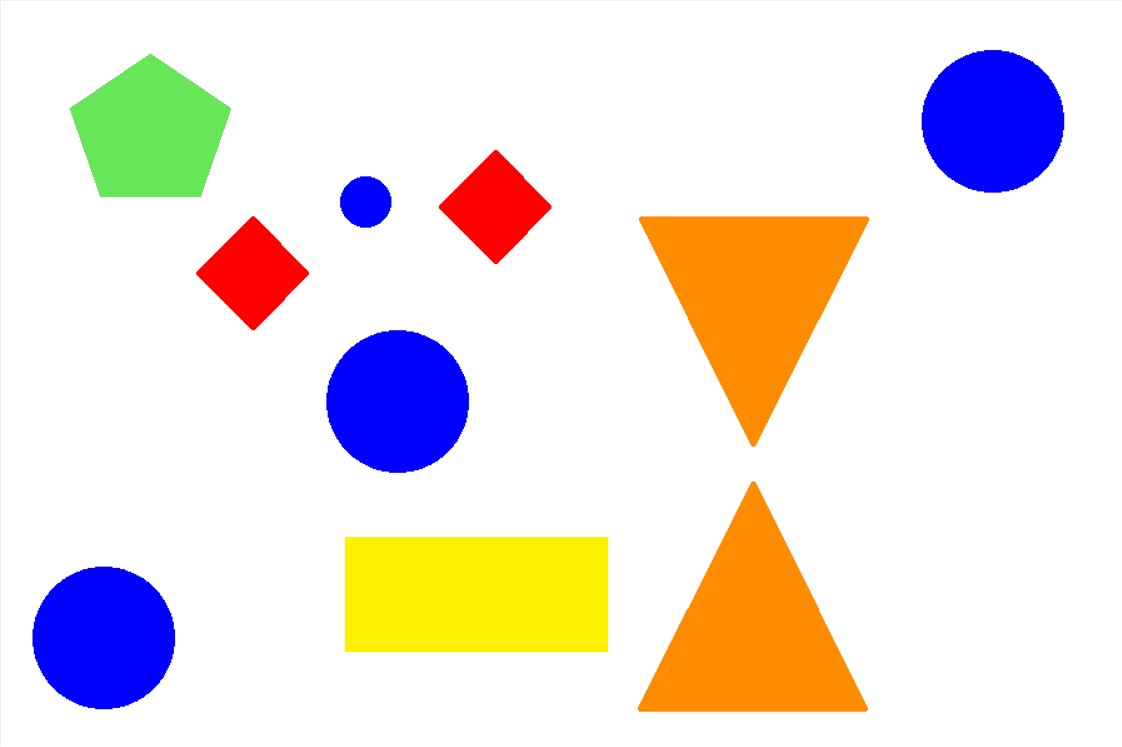
#> input picture ieee1.jpeg, 1122 x 747 px, found by its file name
$ python ColorAndShape.py
#> lines starting #> are read from the running program, lines starting #| are printed output that depends on the picture; after the words box and inside, x2 and y2 are one past the last pixel; in counts of white or black regions, pixels touching at a corner belong together
# -*- coding: utf-8 -*-
"""
Created on Tue Apr 12 19:26:31 2022

@author: Pranav
"""


import numpy as np
import cv2

a=[]
res=[] #stores final result


#Shape Detection

def AddToList(a,ele):
    a.append(ele)

def AppendLists(b,a):
    b.append(a)


global imageFrame


def ColorDetection(imageFrame):


    #imageFrame = cv2.imread("C:\\Users\\Pranav\\Desktop\\SkillDev\\IEEE CS\\Image Processing\\ieee1.jpeg")

    # Convert the imageFrame in
    # BGR(RGB color space) to
    # HSV(hue-saturation-value)
    # color space
    hsvFrame = cv2.cvtColor(imageFrame, cv2.COLOR_BGR2HSV)

    # Set range for red color and
    # define mask
    red_lower = np.array([136, 87, 111], np.uint8)
    red_upper = np.array([180, 255, 255], np.uint8)
    red_mask = cv2.inRange(hsvFrame, red_lower, red_upper)

    # Set range for green color and
    # define mask
    green_lower = np.array([36, 50, 70], np.uint8)
    green_upper = np.array([89, 255, 255], np.uint8)
    green_mask = cv2.inRange(hsvFrame, green_lower, green_upper)

    # Set range for blue color and
    # define mask
    blue_lower = np.array([94, 80, 2], np.uint8)
    blue_upper = np.array([120, 255, 255], np.uint8)
    blue_mask = cv2.inRange(hsvFrame, blue_lower, blue_upper)


    # Set range for orange color and
    # define mask
    orange_lower = np.array([18, 40, 90], np.uint8)
    orange_upper = np.array([24, 255, 255], np.uint8)
    orange_mask = cv2.inRange(hsvFrame, orange_lower, orange_upper)

    # Set range for yellow color and
    # define mask
    yellow_lower = np.array([25, 50, 70], np.uint8)
    yellow_upper = np.array([35, 255, 255], np.uint8)
    yellow_mask = cv2.inRange(hsvFrame, yellow_lower, yellow_upper)

    # Morphological Transform, Dilation
    # for each color and bitwise_and operator
    # between imageFrame and mask determines
    # to detect only that particular color
    kernal = np.ones((5, 5), "uint8")

    # For red color
    red_mask = cv2.dilate(red_mask, kernal)
    #res_red = cv2.bitwise_and(imageFrame, imageFrame,
   #                           mask = red_mask)

    # For green color
    green_mask = cv2.dilate(green_mask, kernal)
   # res_green = cv2.bitwise_and(imageFrame, imageFrame,
   #                             mask = green_mask)

    # For blue color
    blue_mask = cv2.dilate(blue_mask, kernal)
   # res_blue = cv2.bitwise_and(imageFrame, imageFrame,
       #                        mask = blue_mask)

    # For orange color
    orange_mask = cv2.dilate(orange_mask, kernal)
   # res_orange = cv2.bitwise_and(imageFrame, imageFrame,
                   #            mask = orange_mask)
    # For yellow color
    yellow_mask = cv2.dilate(yellow_mask, kernal)
   #res_yellow = cv2.bitwise_and(imageFrame, imageFrame,
                              # mask = yellow_mask)

    #############
    # Creating contour to track red color
    contours, hierarchy = cv2.findContours(red_mask,
                                           cv2.RETR_TREE,
                                           cv2.CHAIN_APPROX_SIMPLE)

    for pic, contour in enumerate(contours):
        area = cv2.contourArea(contour)
        if(area > 300):
            x, y, w, h = cv2.boundingRect(contour)


            cv2.putText(imageFrame, "Red Colour", (x, y),
                        cv2.FONT_HERSHEY_SIMPLEX, 1.0,
                        (0, 0, 255))

        color="Red"
        return color

    #############
    # Creating contour to track green color
    contours, hierarchy = cv2.findContours(green_mask,
                                           cv2.RETR_TREE,
                                           cv2.CHAIN_APPROX_SIMPLE)

    for pic, contour in enumerate(contours):
        area = cv2.contourArea(contour)
        if(area > 300):


            cv2.putText(imageFrame, "Green Colour", (x, y),
                        cv2.FONT_HERSHEY_SIMPLEX,
                        1.0, (0, 255, 0))

        color="Green"
        return color

     # Creating contour to track orange color
    contours, hierarchy = cv2.findContours(orange_mask,
                                           cv2.RETR_TREE,
                                           cv2.CHAIN_APPROX_SIMPLE)

    for pic, contour in enumerate(contours):
        area = cv2.contourArea(contour)
        if(area > 300):
            x, y, w, h = cv2.boundingRect(contour)


            cv2.putText(imageFrame, "Orange Colour", (x, y),
                        cv2.FONT_HERSHEY_SIMPLEX, 1.0,
                        (0, 0, 255))

        color="Orange"
        return color

    #############
    # Creating contour to track blue color
    contours, hierarchy = cv2.findContours(blue_mask,
                                           cv2.RETR_TREE,
                                           cv2.CHAIN_APPROX_SIMPLE)


    for pic, contour in enumerate(contours):
        area = cv2.contourArea(contour)
        if(area > 300):
            x, y, w, h = cv2.boundingRect(contour)

            cv2.putText(imageFrame, "Blue Colour", (x, y),
                        cv2.FONT_HERSHEY_SIMPLEX,
                        1.0, (255, 0, 0))


        color="Blue"
        return color

 # Creating contour to track yellow color
    contours, hierarchy = cv2.findContours(yellow_mask,
                                           cv2.RETR_TREE,
                                           cv2.CHAIN_APPROX_SIMPLE)

    for pic, contour in enumerate(contours):
        area = cv2.contourArea(contour)
        if(area > 300):
            x, y, w, h = cv2.boundingRect(contour)


            cv2.putText(imageFrame, "Yellow Colour", (x, y),
                        cv2.FONT_HERSHEY_SIMPLEX, 1.0,
                        (0, 0, 255))


        color="Yellow"
        return color

##############################################################################################


img = cv2.imread('C:\\Users\\Pranav\\Desktop\\SkillDev\\IEEE CS\\Image Processing\\ieee1.jpeg')
#> img is the input picture: shape (747, 1122, 3); mean B, G, R 221.6, 227.2, 236.6
imgGry = cv2.cvtColor(img, cv2.COLOR_BGR2GRAY)

ret, thrash = cv2.threshold(imgGry, 240 , 255, cv2.CHAIN_APPROX_NONE)
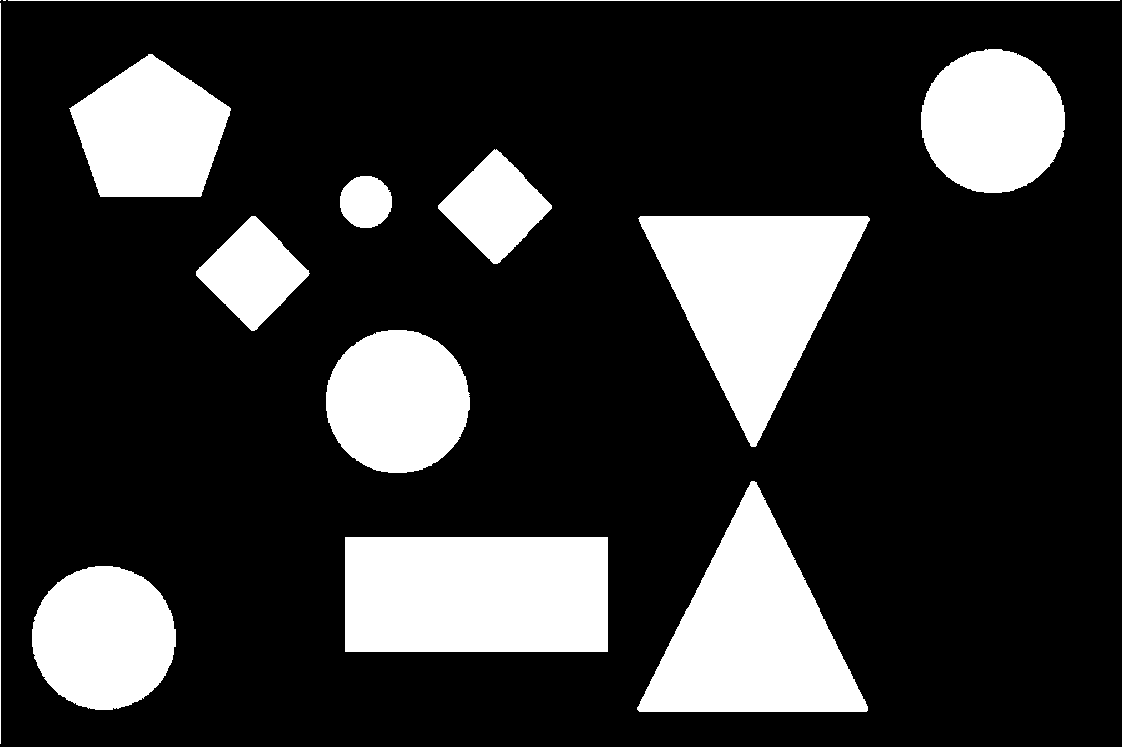
#> thrash: shape (747, 1122); 20.1% white; 14 white regions (2 under 20 px)
contours , hierarchy = cv2.findContours(thrash, cv2.RETR_TREE, cv2.CHAIN_APPROX_NONE)
#> contours = 14 contours, 4 with area under 20; largest, box (x1, y1, x2, y2) and area: (345, 537, 608, 652) 29868, (638, 216, 870, 447) 27368, (637, 481, 868, 712) 27326, (32, 566, 176, 710) 16024, (921, 49, 1065, 193) 16016


for contour in contours:


    # finding center point of shape
    M = cv2.moments(contour)
    if M['m00'] != 0.0:
    		x = int(M['m10']/M['m00'])
    		y = int(M['m01']/M['m00'])
    l1=list((x,y))
    AddToList(a, l1) #Should be done at the end


    approx = cv2.approxPolyDP(contour, 0.01* cv2.arcLength(contour, True), True)
    cv2.drawContours(img, [approx], 0, (0, 0, 0), 5)
    x = approx.ravel()[0]
    y = approx.ravel()[1] - 5

    k=ColorDetection(img)
    #print(k)
    AddToList(a, k)

    if len(approx) == 3:
        cv2.putText( img, "Triangle", (x, y), cv2.FONT_HERSHEY_COMPLEX, 0.5, (0, 0, 0) )
    elif len(approx) == 4 :
        x, y , w, h = cv2.boundingRect(approx)
        aspectRatio = float(w)/h
        #print(aspectRatio)


        if aspectRatio >= 0.95 and aspectRatio < 1.05:
            cv2.putText(img, "square", (x, y), cv2.FONT_HERSHEY_COMPLEX, 0.5, (0, 0, 0))
            AddToList(a, "Square")
        else:
            cv2.putText(img, "rectangle", (x, y), cv2.FONT_HERSHEY_COMPLEX, 0.5, (0, 0, 0))
            AddToList(a, "Rectangle")

    elif len(approx) == 5 :
        cv2.putText(img, "pentagon", (x, y), cv2.FONT_HERSHEY_COMPLEX, 0.5, (0, 0, 0))
        AddToList(a, "Pentagon")
    elif len(approx) == 10 :
        cv2.putText(img, "star", (x, y), cv2.FONT_HERSHEY_COMPLEX, 0.5, (0, 0, 0))
        AddToList(a, "Star")
    else:
        cv2.putText(img, "circle", (x, y), cv2.FONT_HERSHEY_COMPLEX, 0.5, (0, 0, 0))
        AddToList(a, "Circle")

    #print(a)

    AppendLists(res, a)
#> this loop made 14 passes
#> (approx, w, aspectRatio) on passes 2, 6, 8: ([[345, 537], [345, 651], [607, 651], [607, 537]], 263, 2.29), ([[251, 216], [196, 275], [254, 330], [309, 273]], 114, 0.991), ([[494, 149], [438, 208], [497, 263], [551, 205]], 114, 0.991)
#> pass 1, in ColorDetection, `green_mask = cv2.inRange(hsvFrame, green_lower, green_upper)`:
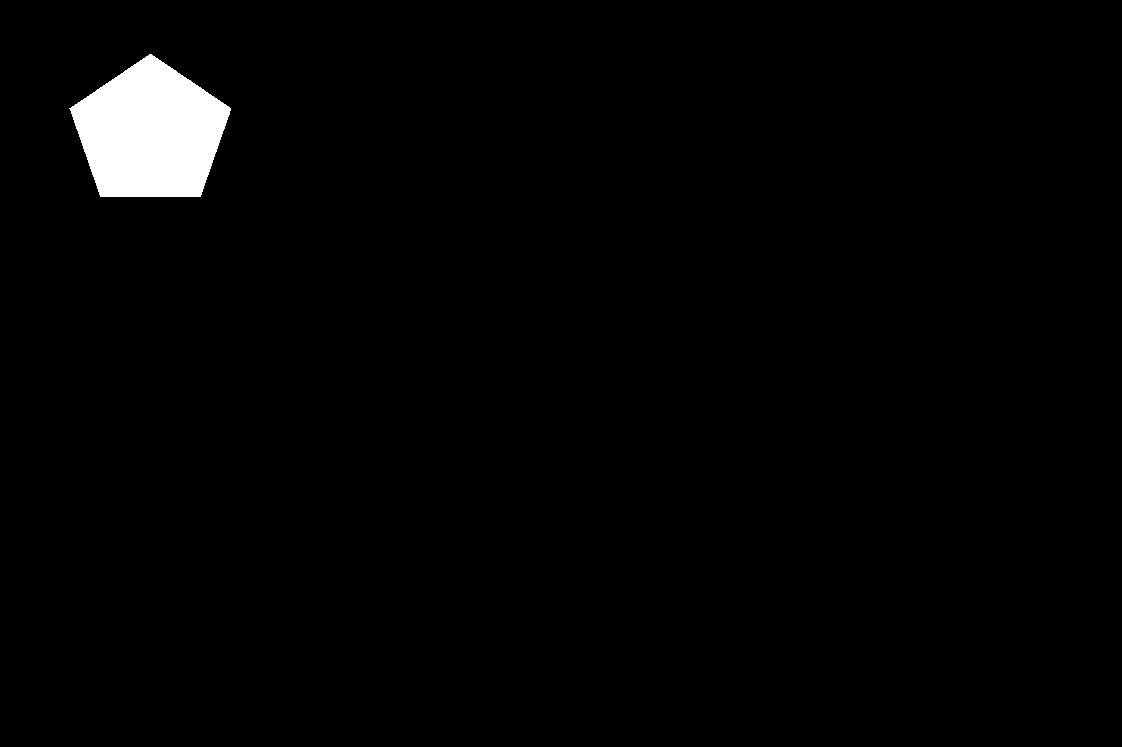
#> green_mask: shape (747, 1122); 1.9% white; 1 white region, box (x1, y1, x2, y2) and area: (69, 54, 231, 197) 16066
#> pass 1, in ColorDetection, `blue_mask = cv2.inRange(hsvFrame, blue_lower, blue_upper)`:
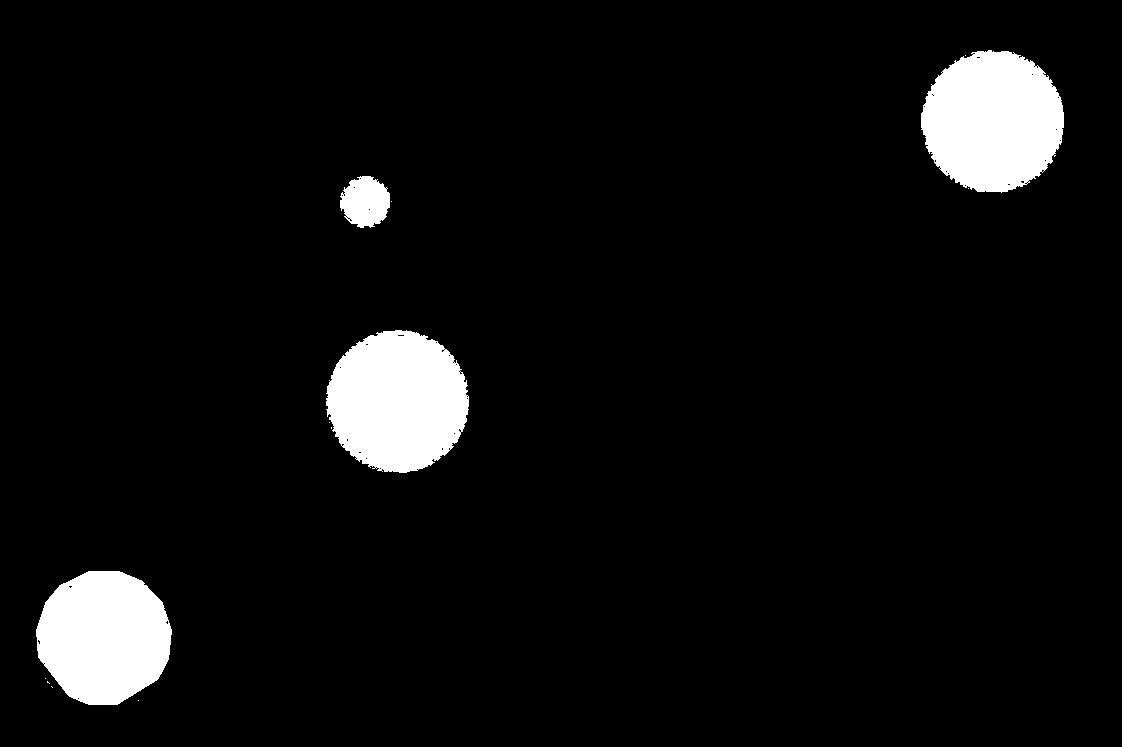
#> blue_mask: shape (747, 1122); 5.7% white; 13 white regions (9 under 20 px), largest, box (x1, y1, x2, y2) and area: (326, 330, 469, 473) 15778, (921, 50, 1064, 193) 15746, (36, 571, 172, 705) 14133, (340, 176, 390, 228) 1942
#> after the loop:
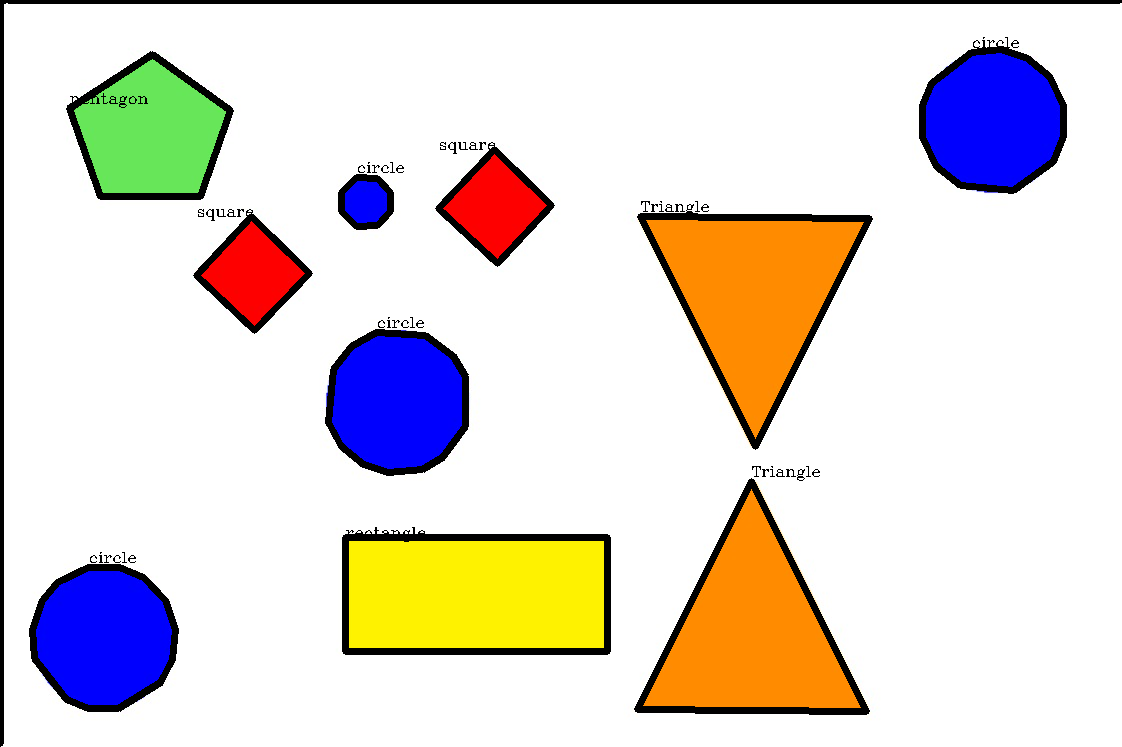
#> img: shape (747, 1122, 3); 5.05% of pixels changed, all inside (x1, y1, x2, y2) = (0, 0, 1122, 747)

print(res)
#> (printed output is left out)
cv2.imshow('shapes', img)

cv2.waitKey(0)
cv2.destroyAllWindows()

$ run again, with test2.jpeg copied over ieee1.jpeg
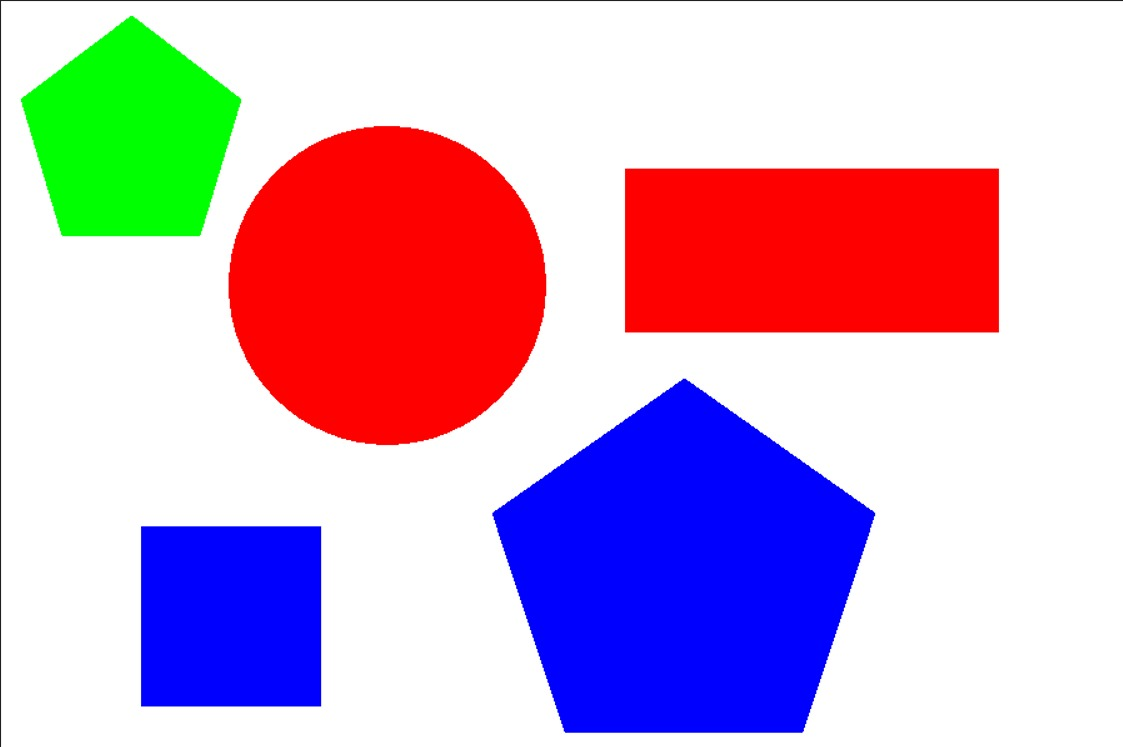
#> input picture test2.jpeg, 1123 x 747 px, found by its file name
#> img is the input picture: shape (747, 1123, 3); mean B, G, R 201, 173.2, 205.3
#> `ret, thrash = cv2.threshold(imgGry, 240 , 255, cv2.CHAIN_APPROX_NONE)`:
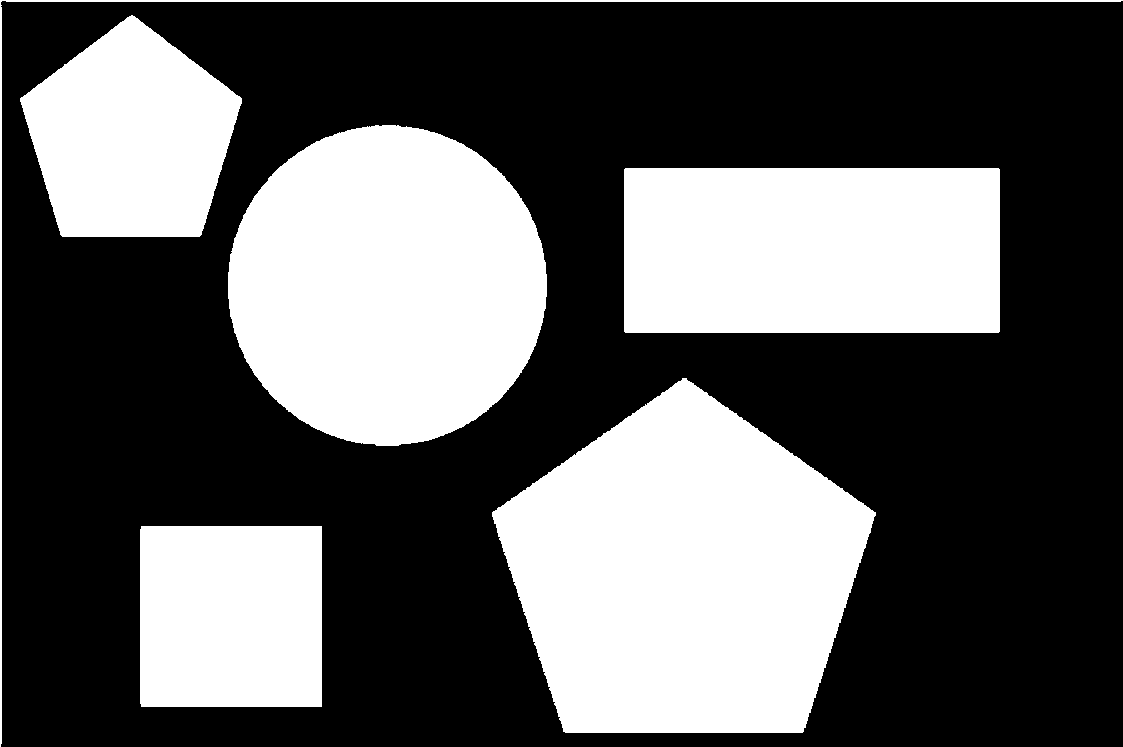
#> thrash: shape (747, 1123); 36.8% white; 6 white regions
#> `contours , hierarchy = cv2.findContours(thrash, cv2.RETR_TREE, cv2.CHA..`: contours = 6 contours; box (x1, y1, x2, y2) and area: (492, 378, 876, 733) 94273, (228, 125, 547, 446) 79818, (624, 168, 1000, 333) 61498, (20, 15, 242, 237) 34182, (140, 526, 322, 707) 32575, (0, 0, 1123, 747) 1855
#> the loop `for contour in contours:` made 6 passes
#> (approx, w, h, aspectRatio) on passes 1, 3, 6: ([[141, 526], [141, 706], [321, 706], [321, 526]], 181, 181, 1), ([[624, 169], [625, 332], [999, 331], [998, 168]], 376, 165, 2.28), ([[0, 746], [2, 0], [1122, 0], [0, 0]], 1123, 747, 1.5)
#> after the loop `for contour in contours:`:
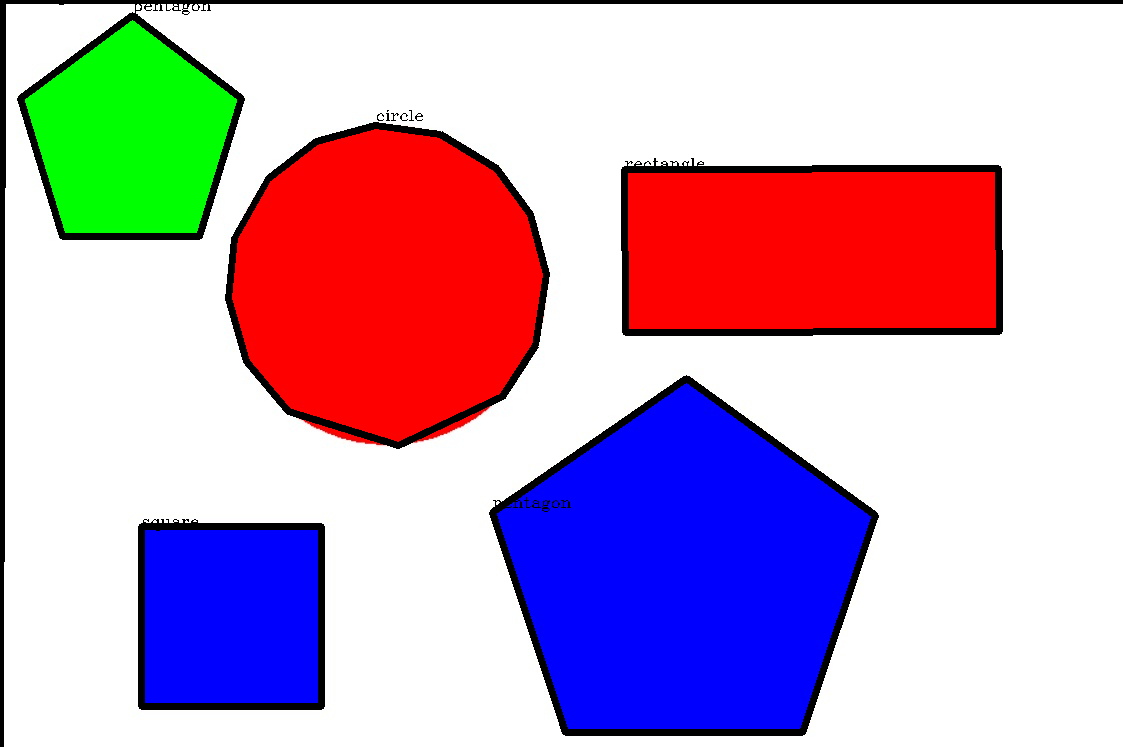
#> img: shape (747, 1123, 3); 4.95% of pixels changed, all inside (x1, y1, x2, y2) = (0, 0, 1123, 747)
#> (printed output is left out)
